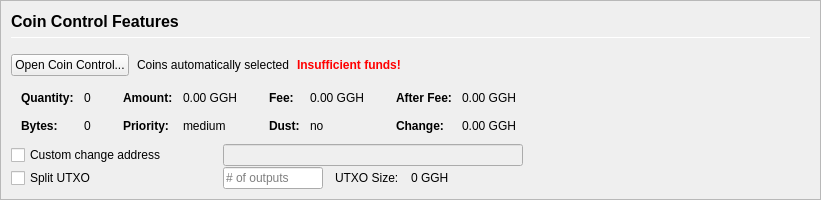
         <widget class="QFrame" name="frameCoinControl">
          <property name="sizePolicy">
           <sizepolicy hsizetype="Expanding" vsizetype="Expanding">
            <horstretch>0</horstretch>
            <verstretch>0</verstretch>
           </sizepolicy>
          </property>
          <property name="maximumSize">
           <size>
            <width>16777215</width>
            <height>16777215</height>
           </size>
          </property>
          <property name="frameShape">
           <enum>QFrame::StyledPanel</enum>
          </property>
          <property name="frameShadow">
           <enum>QFrame::Sunken</enum>
          </property>
          <layout class="QVBoxLayout" name="verticalLayoutCoinControl2">
           <property name="spacing">
            <number>0</number>
           </property>
           <property name="margin">
            <number>0</number>
           </property>
           <item>
            <widget class="QFrame" name="frameCoinControl_BG">
             <layout class="QVBoxLayout" name="verticalLayoutCoinControl" stretch="0,0,0,0,0,0">
              <property name="spacing">
               <number>1</number>
              </property>
              <property name="leftMargin">
               <number>10</number>
              </property>
              <property name="topMargin">
               <number>10</number>
              </property>
              <item>
               <layout class="QHBoxLayout" name="horizontalLayoutCoinControl1">
                <property name="bottomMargin">
                 <number>15</number>
                </property>
                <item>
                 <layout class="QVBoxLayout" name="verticalLayout_3">
                  <property name="spacing">
                   <number>6</number>
                  </property>
                  <item>
                   <widget class="QLabel" name="labelCoinControlFeatures">
                    <property name="sizePolicy">
                     <sizepolicy hsizetype="Preferred" vsizetype="Maximum">
                      <horstretch>0</horstretch>
                      <verstretch>0</verstretch>
                     </sizepolicy>
                    </property>
                    <property name="minimumSize">
                     <size>
                      <width>0</width>
                      <height>20</height>
                     </size>
                    </property>
                    <property name="font">
                     <font>
                      <pointsize>12</pointsize>
                      <weight>75</weight>
                      <bold>true</bold>
                     </font>
                    </property>
                    <property name="styleSheet">
                     <string notr="true">font-weight:bold;</string>
                    </property>
                    <property name="text">
                     <string>Coin Control Features</string>
                    </property>
                   </widget>
                  </item>
                  <item>
                   <widget class="Line" name="line">
                    <property name="minimumSize">
                     <size>
                      <width>0</width>
                      <height>1</height>
                     </size>
                    </property>
                    <property name="maximumSize">
                     <size>
                      <width>16777215</width>
                      <height>1</height>
                     </size>
                    </property>
                    <property name="orientation">
                     <enum>Qt::Horizontal</enum>
                    </property>
                   </widget>
                  </item>
                 </layout>
                </item>
               </layout>
              </item>
              <item>
               <layout class="QHBoxLayout" name="horizontalLayoutCoinControl2" stretch="0,0,0,0">
                <property name="spacing">
                 <number>8</number>
                </property>
                <property name="bottomMargin">
                 <number>10</number>
                </property>
                <item>
                 <widget class="QPushButton" name="pushButtonCoinControl">
                  <property name="styleSheet">
                   <string notr="true"/>
                  </property>
                  <property name="text">
                   <string>Open Coin Control...</string>
                  </property>
                  <property name="autoDefault">
                   <bool>false</bool>
                  </property>
                 </widget>
                </item>
                <item>
                 <widget class="QLabel" name="labelCoinControlAutomaticallySelected">
                  <property name="text">
                   <string>Coins automatically selected</string>
                  </property>
                  <property name="margin">
                   <number>5</number>
                  </property>
                 </widget>
                </item>
                <item>
                 <widget class="QLabel" name="labelCoinControlInsuffFunds">
                  <property name="font">
                   <font>
                    <weight>75</weight>
                    <bold>true</bold>
                   </font>
                  </property>
                  <property name="styleSheet">
                   <string notr="true">color:red;font-weight:bold;</string>
                  </property>
                  <property name="text">
                   <string>Insufficient funds!</string>
                  </property>
                  <property name="margin">
                   <number>5</number>
                  </property>
                 </widget>
                </item>
                <item>
                 <spacer name="horizontalSpacerCoinControl">
                  <property name="orientation">
                   <enum>Qt::Horizontal</enum>
                  </property>
                  <property name="sizeHint" stdset="0">
                   <size>
                    <width>40</width>
                    <height>1</height>
                   </size>
                  </property>
                 </spacer>
                </item>
               </layout>
              </item>
              <item>
               <widget class="QWidget" name="widgetCoinControl" native="true">
                <property name="sizePolicy">
                 <sizepolicy hsizetype="Preferred" vsizetype="Preferred">
                  <horstretch>0</horstretch>
                  <verstretch>0</verstretch>
                 </sizepolicy>
                </property>
                <property name="minimumSize">
                 <size>
                  <width>0</width>
                  <height>0</height>
                 </size>
                </property>
                <property name="styleSheet">
                 <string notr="true"/>
                </property>
                <layout class="QHBoxLayout" name="horizontalLayoutCoinControl5">
                 <property name="margin">
                  <number>0</number>
                 </property>
                 <item>
                  <layout class="QHBoxLayout" name="horizontalLayoutCoinControl3" stretch="0,0,0,1">
                   <property name="spacing">
                    <number>20</number>
                   </property>
                   <property name="topMargin">
                    <number>0</number>
                   </property>
                   <property name="bottomMargin">
                    <number>10</number>
                   </property>
                   <item>
                    <layout class="QFormLayout" name="formLayoutCoinControl1">
                     <property name="horizontalSpacing">
                      <number>10</number>
                     </property>
                     <property name="verticalSpacing">
                      <number>14</number>
                     </property>
                     <property name="leftMargin">
                      <number>10</number>
                     </property>
                     <property name="topMargin">
                      <number>4</number>
                     </property>
                     <property name="rightMargin">
                      <number>6</number>
                     </property>
                     <item row="0" column="0">
                      <widget class="QLabel" name="labelCoinControlQuantityText">
                       <property name="font">
                        <font>
                         <weight>75</weight>
                         <bold>true</bold>
                        </font>
                       </property>
                       <property name="text">
                        <string>Quantity:</string>
                       </property>
                       <property name="margin">
                        <number>0</number>
                       </property>
                      </widget>
                     </item>
                     <item row="0" column="1">
                      <widget class="QLabel" name="labelCoinControlQuantity">
                       <property name="cursor">
                        <cursorShape>IBeamCursor</cursorShape>
                       </property>
                       <property name="contextMenuPolicy">
                        <enum>Qt::ActionsContextMenu</enum>
                       </property>
                       <property name="text">
                        <string notr="true">0</string>
                       </property>
                       <property name="margin">
                        <number>0</number>
                       </property>
                       <property name="textInteractionFlags">
                        <set>Qt::LinksAccessibleByMouse|Qt::TextSelectableByKeyboard|Qt::TextSelectableByMouse</set>
                       </property>
                      </widget>
                     </item>
                     <item row="1" column="0">
                      <widget class="QLabel" name="labelCoinControlBytesText">
                       <property name="font">
                        <font>
                         <weight>75</weight>
                         <bold>true</bold>
                        </font>
                       </property>
                       <property name="text">
                        <string>Bytes:</string>
                       </property>
                      </widget>
                     </item>
                     <item row="1" column="1">
                      <widget class="QLabel" name="labelCoinControlBytes">
                       <property name="cursor">
                        <cursorShape>IBeamCursor</cursorShape>
                       </property>
                       <property name="contextMenuPolicy">
                        <enum>Qt::ActionsContextMenu</enum>
                       </property>
                       <property name="text">
                        <string notr="true">0</string>
                       </property>
                       <property name="textInteractionFlags">
                        <set>Qt::LinksAccessibleByMouse|Qt::TextSelectableByKeyboard|Qt::TextSelectableByMouse</set>
                       </property>
                      </widget>
                     </item>
                    </layout>
                   </item>
                   <item>
                    <layout class="QFormLayout" name="formLayoutCoinControl2">
                     <property name="horizontalSpacing">
                      <number>10</number>
                     </property>
                     <property name="verticalSpacing">
                      <number>14</number>
                     </property>
                     <property name="leftMargin">
                      <number>6</number>
                     </property>
                     <property name="topMargin">
                      <number>4</number>
                     </property>
                     <property name="rightMargin">
                      <number>6</number>
                     </property>
                     <item row="0" column="0">
                      <widget class="QLabel" name="labelCoinControlAmountText">
                       <property name="font">
                        <font>
                         <weight>75</weight>
                         <bold>true</bold>
                        </font>
                       </property>
                       <property name="text">
                        <string>Amount:</string>
                       </property>
                       <property name="margin">
                        <number>0</number>
                       </property>
                      </widget>
                     </item>
                     <item row="0" column="1">
                      <widget class="QLabel" name="labelCoinControlAmount">
                       <property name="cursor">
                        <cursorShape>IBeamCursor</cursorShape>
                       </property>
                       <property name="contextMenuPolicy">
                        <enum>Qt::ActionsContextMenu</enum>
                       </property>
                       <property name="text">
                        <string notr="true">0.00 GGH</string>
                       </property>
                       <property name="textInteractionFlags">
                        <set>Qt::LinksAccessibleByMouse|Qt::TextSelectableByKeyboard|Qt::TextSelectableByMouse</set>
                       </property>
                      </widget>
                     </item>
                     <item row="1" column="0">
                      <widget class="QLabel" name="labelCoinControlPriorityText">
                       <property name="font">
                        <font>
                         <weight>75</weight>
                         <bold>true</bold>
                        </font>
                       </property>
                       <property name="text">
                        <string>Priority:</string>
                       </property>
                      </widget>
                     </item>
                     <item row="1" column="1">
                      <widget class="QLabel" name="labelCoinControlPriority">
                       <property name="cursor">
                        <cursorShape>IBeamCursor</cursorShape>
                       </property>
                       <property name="contextMenuPolicy">
                        <enum>Qt::ActionsContextMenu</enum>
                       </property>
                       <property name="text">
                        <string>medium</string>
                       </property>
                       <property name="textInteractionFlags">
                        <set>Qt::LinksAccessibleByMouse|Qt::TextSelectableByKeyboard|Qt::TextSelectableByMouse</set>
                       </property>
                      </widget>
                     </item>
                    </layout>
                   </item>
                   <item>
                    <layout class="QFormLayout" name="formLayoutCoinControl3">
                     <property name="horizontalSpacing">
                      <number>10</number>
                     </property>
                     <property name="verticalSpacing">
                      <number>14</number>
                     </property>
                     <property name="leftMargin">
                      <number>6</number>
                     </property>
                     <property name="topMargin">
                      <number>4</number>
                     </property>
                     <property name="rightMargin">
                      <number>6</number>
                     </property>
                     <item row="0" column="0">
                      <widget class="QLabel" name="labelCoinControlFeeText">
                       <property name="font">
                        <font>
                         <weight>75</weight>
                         <bold>true</bold>
                        </font>
                       </property>
                       <property name="text">
                        <string>Fee:</string>
                       </property>
                       <property name="margin">
                        <number>0</number>
                       </property>
                      </widget>
                     </item>
                     <item row="0" column="1">
                      <widget class="QLabel" name="labelCoinControlFee">
                       <property name="cursor">
                        <cursorShape>IBeamCursor</cursorShape>
                       </property>
                       <property name="contextMenuPolicy">
                        <enum>Qt::ActionsContextMenu</enum>
                       </property>
                       <property name="text">
                        <string notr="true">0.00 GGH</string>
                       </property>
                       <property name="textInteractionFlags">
                        <set>Qt::LinksAccessibleByMouse|Qt::TextSelectableByKeyboard|Qt::TextSelectableByMouse</set>
                       </property>
                      </widget>
                     </item>
                     <item row="1" column="0">
                      <widget class="QLabel" name="labelCoinControlLowOutputText">
                       <property name="font">
                        <font>
                         <weight>75</weight>
                         <bold>true</bold>
                        </font>
                       </property>
                       <property name="text">
                        <string>Dust:</string>
                       </property>
                      </widget>
                     </item>
                     <item row="1" column="1">
                      <widget class="QLabel" name="labelCoinControlLowOutput">
                       <property name="cursor">
                        <cursorShape>IBeamCursor</cursorShape>
                       </property>
                       <property name="contextMenuPolicy">
                        <enum>Qt::ActionsContextMenu</enum>
                       </property>
                       <property name="text">
                        <string>no</string>
                       </property>
                       <property name="textInteractionFlags">
                        <set>Qt::LinksAccessibleByMouse|Qt::TextSelectableByKeyboard|Qt::TextSelectableByMouse</set>
                       </property>
                      </widget>
                     </item>
                    </layout>
                   </item>
                   <item>
                    <layout class="QFormLayout" name="formLayoutCoinControl4">
                     <property name="horizontalSpacing">
                      <number>10</number>
                     </property>
                     <property name="verticalSpacing">
                      <number>14</number>
                     </property>
                     <property name="leftMargin">
                      <number>6</number>
                     </property>
                     <property name="topMargin">
                      <number>4</number>
                     </property>
                     <property name="rightMargin">
                      <number>6</number>
                     </property>
                     <item row="0" column="0">
                      <widget class="QLabel" name="labelCoinControlAfterFeeText">
                       <property name="font">
                        <font>
                         <weight>75</weight>
                         <bold>true</bold>
                        </font>
                       </property>
                       <property name="text">
                        <string>After Fee:</string>
                       </property>
                       <property name="margin">
                        <number>0</number>
                       </property>
                      </widget>
                     </item>
                     <item row="0" column="1">
                      <widget class="QLabel" name="labelCoinControlAfterFee">
                       <property name="cursor">
                        <cursorShape>IBeamCursor</cursorShape>
                       </property>
                       <property name="contextMenuPolicy">
                        <enum>Qt::ActionsContextMenu</enum>
                       </property>
                       <property name="text">
                        <string notr="true">0.00 GGH</string>
                       </property>
                       <property name="textInteractionFlags">
                        <set>Qt::LinksAccessibleByMouse|Qt::TextSelectableByKeyboard|Qt::TextSelectableByMouse</set>
                       </property>
                      </widget>
                     </item>
                     <item row="1" column="0">
                      <widget class="QLabel" name="labelCoinControlChangeText">
                       <property name="font">
                        <font>
                         <weight>75</weight>
                         <bold>true</bold>
                        </font>
                       </property>
                       <property name="text">
                        <string>Change:</string>
                       </property>
                      </widget>
                     </item>
                     <item row="1" column="1">
                      <widget class="QLabel" name="labelCoinControlChange">
                       <property name="cursor">
                        <cursorShape>IBeamCursor</cursorShape>
                       </property>
                       <property name="contextMenuPolicy">
                        <enum>Qt::ActionsContextMenu</enum>
                       </property>
                       <property name="text">
                        <string notr="true">0.00 GGH</string>
                       </property>
                       <property name="textInteractionFlags">
                        <set>Qt::LinksAccessibleByMouse|Qt::TextSelectableByKeyboard|Qt::TextSelectableByMouse</set>
                       </property>
                      </widget>
                     </item>
                    </layout>
                   </item>
                  </layout>
                 </item>
                </layout>
               </widget>
              </item>
              <item>
               <layout class="QHBoxLayout" name="horizontalLayoutCoinControl4">
                <property name="spacing">
                 <number>12</number>
                </property>
                <property name="sizeConstraint">
                 <enum>QLayout::SetDefaultConstraint</enum>
                </property>
                <property name="topMargin">
                 <number>0</number>
                </property>
                <property name="rightMargin">
                 <number>0</number>
                </property>
                <item>
                 <widget class="QCheckBox" name="checkBoxCoinControlChange">
                  <property name="sizePolicy">
                   <sizepolicy hsizetype="Preferred" vsizetype="Preferred">
                    <horstretch>0</horstretch>
                    <verstretch>0</verstretch>
                   </sizepolicy>
                  </property>
                  <property name="minimumSize">
                   <size>
                    <width>200</width>
                    <height>0</height>
                   </size>
                  </property>
                  <property name="maximumSize">
                   <size>
                    <width>200</width>
                    <height>16777215</height>
                   </size>
                  </property>
                  <property name="toolTip">
                   <string>If this is activated, but the change address is empty or invalid, change will be sent to a newly generated address.</string>
                  </property>
                  <property name="text">
                   <string>Custom change address</string>
                  </property>
                 </widget>
                </item>
                <item>
                 <widget class="QValidatedLineEdit" name="lineEditCoinControlChange">
                  <property name="enabled">
                   <bool>false</bool>
                  </property>
                  <property name="sizePolicy">
                   <sizepolicy hsizetype="Preferred" vsizetype="Preferred">
                    <horstretch>0</horstretch>
                    <verstretch>0</verstretch>
                   </sizepolicy>
                  </property>
                  <property name="minimumSize">
                   <size>
                    <width>300</width>
                    <height>0</height>
                   </size>
                  </property>
                 </widget>
                </item>
                <item>
                 <widget class="QLabel" name="labelCoinControlChangeLabel">
                  <property name="sizePolicy">
                   <sizepolicy hsizetype="Preferred" vsizetype="Preferred">
                    <horstretch>0</horstretch>
                    <verstretch>0</verstretch>
                   </sizepolicy>
                  </property>
                  <property name="minimumSize">
                   <size>
                    <width>100</width>
                    <height>0</height>
                   </size>
                  </property>
                  <property name="text">
                   <string/>
                  </property>
                  <property name="margin">
                   <number>3</number>
                  </property>
                 </widget>
                </item>
               </layout>
              </item>
              <item>
               <layout class="QHBoxLayout" name="horizontalLayoutCoinControl6">
                <property name="spacing">
                 <number>12</number>
                </property>
                <property name="rightMargin">
                 <number>0</number>
                </property>
                <item>
                 <widget class="QCheckBox" name="splitBlockCheckBox">
                  <property name="sizePolicy">
                   <sizepolicy hsizetype="Preferred" vsizetype="Preferred">
                    <horstretch>0</horstretch>
                    <verstretch>0</verstretch>
                   </sizepolicy>
                  </property>
                  <property name="minimumSize">
                   <size>
                    <width>200</width>
                    <height>0</height>
                   </size>
                  </property>
                  <property name="maximumSize">
                   <size>
                    <width>200</width>
                    <height>16777215</height>
                   </size>
                  </property>
                  <property name="text">
                   <string>Split UTXO</string>
                  </property>
                 </widget>
                </item>
                <item>
                 <widget class="QLineEdit" name="splitBlockLineEdit">
                  <property name="sizePolicy">
                   <sizepolicy hsizetype="Preferred" vsizetype="Preferred">
                    <horstretch>50</horstretch>
                    <verstretch>0</verstretch>
                   </sizepolicy>
                  </property>
                  <property name="minimumSize">
                   <size>
                    <width>100</width>
                    <height>0</height>
                   </size>
                  </property>
                  <property name="maximumSize">
                   <size>
                    <width>100</width>
                    <height>16777215</height>
                   </size>
                  </property>
                  <property name="placeholderText">
                   <string># of outputs</string>
                  </property>
                 </widget>
                </item>
                <item>
                 <widget class="QLabel" name="labelBlockSizeText">
                  <property name="text">
                   <string>UTXO Size:</string>
                  </property>
                 </widget>
                </item>
                <item>
                 <widget class="QLabel" name="labelBlockSize">
                  <property name="text">
                   <string>0 GGH</string>
                  </property>
                 </widget>
                </item>
                <item>
                 <spacer name="horizontalSpacer_7">
                  <property name="orientation">
                   <enum>Qt::Horizontal</enum>
                  </property>
                  <property name="sizeHint" stdset="0">
                   <size>
                    <width>40</width>
                    <height>20</height>
                   </size>
                  </property>
                 </spacer>
                </item>
               </layout>
              </item>
              <item>
               <spacer name="verticalSpacerCoinControl">
                <property name="orientation">
                 <enum>Qt::Vertical</enum>
                </property>
                <property name="sizeHint" stdset="0">
                 <size>
                  <width>800</width>
                  <height>1</height>
                 </size>
                </property>
               </spacer>
              </item>
             </layout>
            </widget>
           </item>
          </layout>
         </widget>
